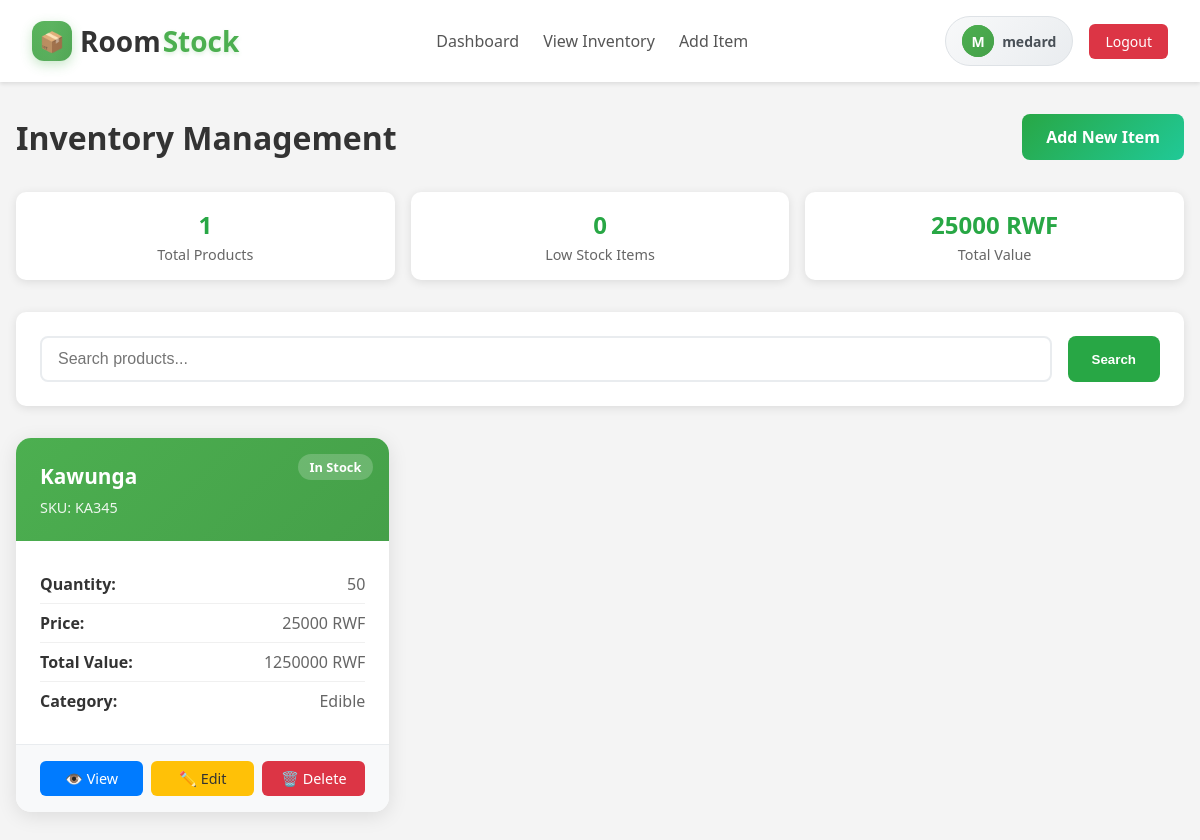
The page /inventory (signed in) on the database its author committed.
### roomstockapp/models.py (models this page shows, shortened)
class Product(models.Model):
    product_id = models.AutoField(primary_key=True)
    name = models.CharField(max_length=100)
    sku = models.CharField(max_length=50, unique=True)
    description = models.TextField(blank=True, null=True)
    price = models.DecimalField(max_digits=10, decimal_places=2)
    quantity = models.IntegerField(default=0)
    category = models.ForeignKey(Category, on_delete=models.SET_NULL, null=True, blank=True)
    user = models.ForeignKey(User, on_delete=models.CASCADE)
    created_at = models.DateTimeField(auto_now_add=True)
    updated_at = models.DateTimeField(auto_now=True)
    is_active = models.BooleanField(default=True)
    @property
    def total_value(self):
        return self.price * self.quantity
    class Meta:
        ordering = ['-created_at']

class Category(models.Model):
    name = models.CharField(max_length=100)
    description = models.TextField(blank=True, null=True)
    created_at = models.DateTimeField(auto_now_add=True)
    updated_at = models.DateTimeField(auto_now=True)
    class Meta:
        verbose_name_plural = "Categories"

### roomstockapp/views.py (the view, shortened to what this page needs)
# urls.py: path("inventory",views.inventory_list,name="inventory_list"),
def inventory_list(request):
    products = Product.objects.filter(user=request.user, is_active=True)
    search_query = request.GET.get('search', '')
    total_products = products.count()
    low_stock_count = products.filter(quantity__lte=10).count()
    total_value = products.aggregate(total=Sum('price'))['total'] or 0
    context = {
        'products': products,
        'total_products': total_products,
        'low_stock_count': low_stock_count,
        'total_value': total_value,
    }
    return render(request, 'inventory/inventory_list.html', context)

### roomstockapp/templates/inventory/inventory_list.html (shortened to what this page needs)
{% extends "main.html" %}
{% load static %}
{% block content %}
<div class="inventory-container">
  <div class="page-header">
    <h1 class="page-title">Inventory Management</h1>
    <a href="{% url 'add_item' %}" class="add-item-btn">
       Add New Item
    </a>
  </div>
  <div class="stats-bar">
    <div class="stat-item">
      <div class="stat-number">{{ total_products }}</div>
      <div class="stat-label">Total Products</div>
    </div>
    <div class="stat-item">
      <div class="stat-number">{{ low_stock_count }}</div>
      <div class="stat-label">Low Stock Items</div>
    </div>
    <div class="stat-item">
      <div class="stat-number">{{ total_value|floatformat:0 }} RWF</div>
      <div class="stat-label">Total Value</div>
    </div>
  </div>
  <div class="search-bar">
    <form method="GET" class="search-form">
      <input type="text" name="search" placeholder="Search products..."
             value="{{ request.GET.search }}" class="search-input">
      <button type="submit" class="search-btn"> Search</button>
    </form>
  </div>
  {% if products %}
    <div class="products-grid">
      {% for product in products %}
        <div class="product-card">
          <div class="product-header">
            <div class="product-name">{{ product.name }}</div>
            <div class="product-sku">SKU: {{ product.sku }}</div>
            <div class="stock-badge
              {% if product.quantity <= 0 %}badge-out-of-stock
              {% elif product.quantity <= 10 %}badge-low-stock
              {% else %}badge-in-stock{% endif %}">
              {% if product.quantity <= 0 %}Out of Stock
              {% elif product.quantity <= 10 %}Low Stock
              {% else %}In Stock{% endif %}
            </div>
          </div>
          <div class="product-details">
            <div class="detail-row">
              <span class="detail-label">Quantity:</span>
              <span class="detail-value">{{ product.quantity }}</span>
            </div>
            <div class="detail-row">
              <span class="detail-label">Price:</span>
              <span class="detail-value">{{ product.price|floatformat:0 }} RWF</span>
            </div>
            <div class="detail-row">
              <span class="detail-label">Total Value:</span>
              <span class="detail-value">{{ product.total_value|floatformat:0 }} RWF</span>
            </div>
            {% if product.category %}
            <div class="detail-row">
              <span class="detail-label">Category:</span>
              <span class="detail-value">{{ product.category.name }}</span>
            </div>
            {% endif %}
          </div>
          <div class="product-actions">
            <a href="{% url 'display_item' product.product_id %}" class="action-btn view-btn">👁️ View</a>
            <a href="{% url 'edit_item' product.product_id %}" class="action-btn edit-btn">✏️ Edit</a>
            <a href="{% url 'delete_item' product.product_id %}" class="action-btn delete-btn">🗑️ Delete</a>
          </div>
        </div>
      {% endfor %}
    </div>
  {% endif %}
</div>
{% endblock content %}

### roomstockapp/templates/components/navbar.html (shortened to what this page needs)
<!DOCTYPE html>
<html lang="en">
  <head>
  </head>
  <body>
    <nav>
      <a href="{% url 'index' %}" class="logo">
        <div class="logo-icon">📦</div>
        <div class="logo-text">
          <span class="logo-room">Room</span>
          <span class="logo-stock">Stock</span>
        </div>
      </a>
      {% if user.is_authenticated %}
        <div class="nav-links">
          <a href="{% url 'index' %}">Dashboard</a>
          <a href="{% url 'inventory_list' %}">View Inventory</a>
          <a href="{% url 'add_item' %}">Add Item</a>
        </div>
        <div class="user-section">
          <div class="user-info">
            <div class="user-avatar">
              <a href="{% url 'profile' %}" class="user-avatar">
              {{ user.username|first|upper }}
            </a>
            </div>
            <span class="username">{{ user.username }}</span>
          </div>
          <a href="{% url 'logout' %}" class="logout-btn">Logout</a>
        </div>
      {% else %}
        <div class="auth-buttons">
          <a href="{% url 'login' %}"><button>Login</button></a>
          <a href="{% url 'register' %}"><button>Register</button></a>
        </div>
      {% endif %}
    </nav>
  </body>
</html>

### roomstockapp/templates/components/navbar.html (style rules this page uses)
* { box-sizing: border-box; margin: 0; padding: 0; }
body { font-family: "Segoe UI", sans-serif; background-color: #f4f4f4; }
nav { display: flex; justify-content: space-between; align-items: center; padding: 1rem 2rem; background-color: #fff; box-shadow: 0 2px 4px rgba(0, 0, 0, 0.1); }
.logo { display: flex; align-items: center; gap: 8px; font-size: 28px; font-weight: 700; text-decoration: none; color: #333; transition: transform 0.3s ease; }
.logo-icon { width: 40px; height: 40px; background: linear-gradient(135deg, #4CAF50, #45a049); border-radius: 12px; display: flex; align-items: center; justify-content: center; color: white; font-size: 20px; font-weight: bold; box-shadow: 0 4px 12px rgba(76, 175, 80, 0.3); position: relative; overflow: hidden; }
.logo-icon::before { content: ''; position: absolute; top: -50%; left: -50%; width: 200%; height: 200%; background: linear-gradient(45deg, transparent, rgba(255,255,255,0.1), transparent); transform: rotate(45deg); animation: shine 3s infinite; }
.logo-text { display: flex; align-items: baseline; gap: 2px; }
.logo-room { color: #333; font-weight: 600; }
.logo-stock { color: #4CAF50; font-weight: 800; text-shadow: 0 2px 4px rgba(76, 175, 80, 0.2); position: relative; }
.logo-stock::after { content: ''; position: absolute; bottom: -2px; left: 0; width: 100%; height: 2px; background: linear-gradient(90deg, #4CAF50, #45a049); border-radius: 1px; transform: scaleX(0); transform-origin: left; transition: transform 0.3s ease; }
nav .nav-links { display: flex; gap: 1.5rem; }
nav .nav-links a { text-decoration: none; color: #555; font-weight: 500; transition: color 0.3s; }
.user-section { display: flex; align-items: center; gap: 1rem; }
.user-info { display: flex; align-items: center; gap: 0.5rem; padding: 0.5rem 1rem; background: linear-gradient(135deg, #f8f9fa, #e9ecef); border-radius: 25px; border: 1px solid #dee2e6; transition: all 0.3s ease; }
.user-avatar { width: 32px; height: 32px; background: linear-gradient(135deg, #4CAF50, #45a049); border-radius: 50%; display: flex; align-items: center; justify-content: center; color: white; font-weight: bold; font-size: 14px; text-transform: uppercase; text-decoration: none; }
.username { font-weight: 600; color: #495057; font-size: 14px; }
.logout-btn { padding: 0.5rem 1rem; border: none; border-radius: 6px; background-color: #dc3545; color: white; font-weight: 500; font-size: 14px; cursor: pointer; transition: all 0.3s ease; text-decoration: none; display: inline-block; }

### rows shown on the page
Product: name "Kawunga", sku "KA345", shows "In Stock", quantity "50", price "25000", total_value "1250000", category.name "Edible"

### other values the page prints
{{ user.username|first|upper }} "M"
{{ user.username }} "medard"
{{ total_products }} "1"
{{ low_stock_count }} "0"
{{ total_value|floatformat:0 }} "25000"
